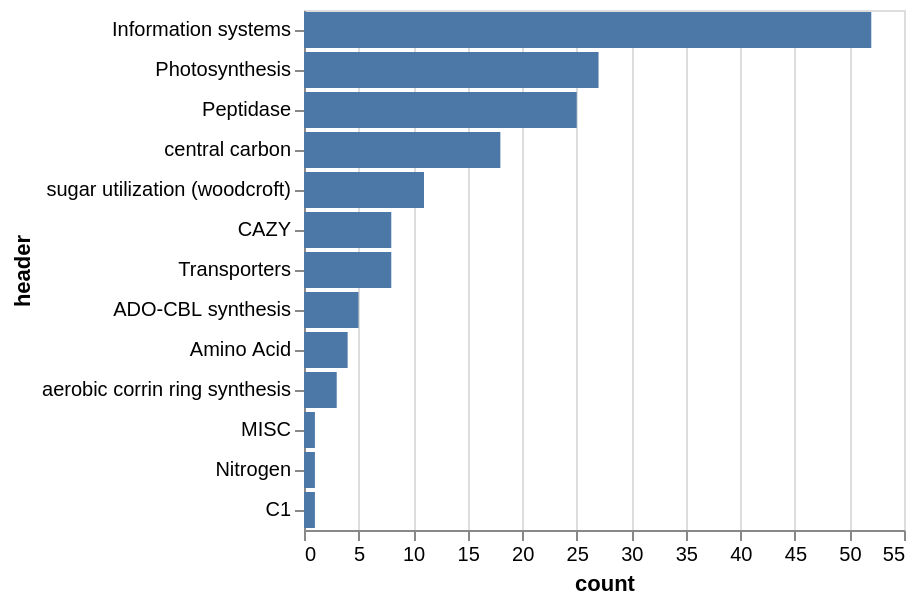

The cell this chart's notebook holds for it:
### Code cell
altamira_count = altamira_count.reset_index()
altamira_count = altamira_count.sort_values(by='count',ascending=False)
altamira_count.to_csv('/MP_Data/Dados_David/viral_analysis/post_processing/article_scripts/data_analysis/03_annotation/processed_tables/altamira_amg_cat.tsv',sep='\t')


alt_chart = alt.Chart(altamira_count).mark_bar().encode(
    alt.X('count:Q'),
    alt.Y('header:N', sort='-x'),
)
alt_chart

### Figure 1 — Vega-Lite specification as saved in the notebook (floating-point values rounded to 4 significant figures)
{"config": {"view": {"continuousWidth": 300, "continuousHeight": 300}}, "data": {"name": "data-e5ab32c8635bdcad5e610ea4e93d47ab"}, "mark": {"type": "bar"}, "encoding": {"x": {"field": "count", "type": "quantitative"}, "y": {"field": "header", "sort": "-x", "type": "nominal"}}, "$schema": "https://vega.github.io/schema/vega-lite/v6.1.0.json", "datasets": {"data-e5ab32c8635bdcad5e610ea4e93d47ab": [{"index": 0, "header": "Information systems", "count": 52}, {"index": 1, "header": "Photosynthesis", "count": 27}, {"index": 2, "header": "Peptidase", "count": 25}, {"index": 3, "header": "central carbon", "count": 18}, {"index": 4, "header": "sugar utilization (woodcroft)", "count": 11}, {"index": 5, "header": "CAZY", "count": 8}, {"index": 6, "header": "Transporters", "count": 8}, {"index": 7, "header": "ADO-CBL synthesis", "count": 5}, {"index": 8, "header": "Amino Acid", "count": 4}, {"index": 9, "header": "aerobic corrin ring synthesis", "count": 3}, {"index": 10, "header": "MISC", "count": 1}, {"index": 11, "header": "Nitrogen", "count": 1}, {"index": 12, "header": "C1", "count": 1}]}}
